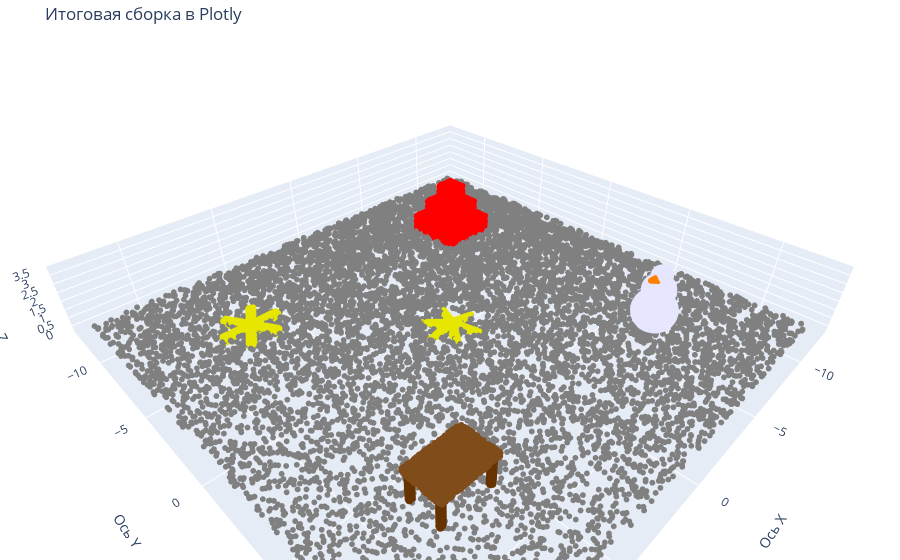

Source (notebook cell):
### Code cell
# 4 задание. Итоговая сборка в Plotly

points = np.asarray(final_scene.points)
colors = np.asarray(final_scene.colors)

fig = go.Figure(
    data=[
        go.Scatter3d(
            x=points[:,0],
            y=points[:,1],
            z=points[:,2],
            mode='markers',
            marker=dict(
                size=2,
                color=colors
            )
        )
    ],
    layout=dict(
        title_text="Итоговая сборка в Plotly",
        scene=dict(
            xaxis_title='Ось X',
            yaxis_title='Ось Y',
            zaxis_title='Ось Z',
            aspectmode='data'
        ),
        margin=dict(l=0, r=0, b=0, t=40)
    )
)

fig.show()

### Figure 1 — Plotly figure (JSON) as saved in the notebook; plotly's stock layout.template omitted (floating-point values rounded to 4 significant figures; data arrays with more than 128 entries replaced by an {"elided": "..."} marker saying what was removed)
{"data": [{"marker": {"color": {"elided": "36600x3 float values"}, "size": 2}, "mode": "markers", "type": "scatter3d", "x": {"elided": "36600 float values"}, "y": {"elided": "36600 float values"}, "z": {"elided": "36600 float values"}}], "layout": {"margin": {"b": 0, "l": 0, "r": 0, "t": 40}, "scene": {"aspectmode": "data", "xaxis": {"title": {"text": "Ось X"}}, "yaxis": {"title": {"text": "Ось Y"}}, "zaxis": {"title": {"text": "Ось Z"}}}, "title": {"text": "Итоговая сборка в Plotly"}}}
